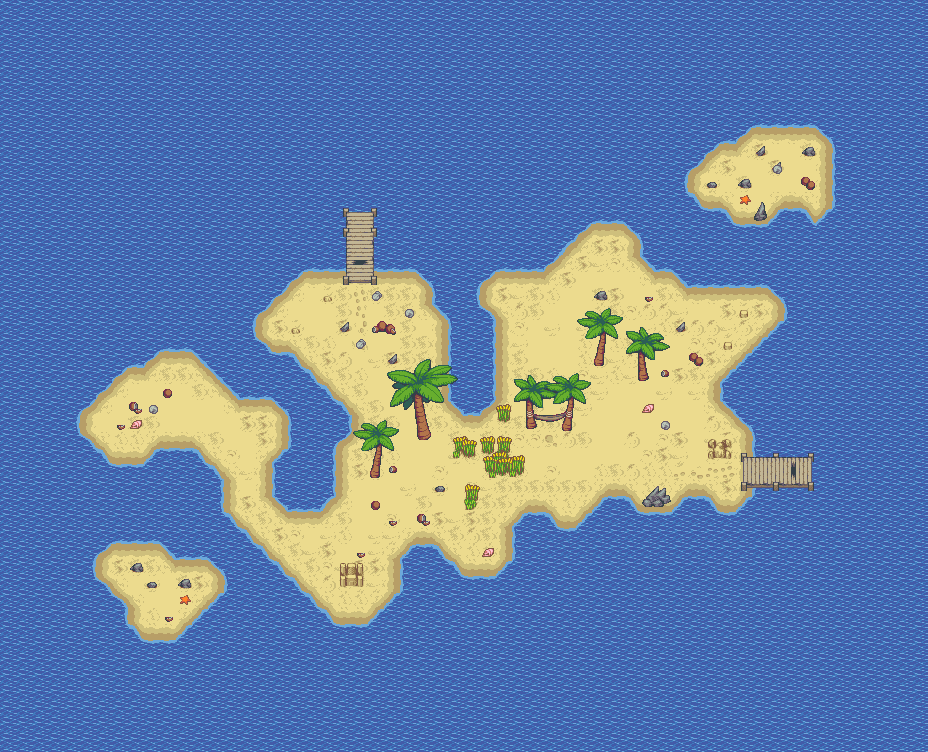

A level layout from a 2D game, rendered from its tile map. Below: a short description, then the map file with tile-grid data replaced by summaries:
An orthogonal 58x47 tile map with 16x16 px tiles, 3 tile layers (Ground, Fringe, Over) and 4 objects (start, exit, rest).

<map version="1.9" tiledversion="1.9.1" orientation="orthogonal" renderorder="right-down" width="58" height="47" tilewidth="16" tileheight="16" infinite="0" nextlayerid="5" nextobjectid="9">
 <tileset firstgid="1" source="beach_tileset.tsx" />
 <layer id="1" name="Ground" width="58" height="47">
  <data>[2726 cells, 2726 non-empty, 62 distinct tile ids]</data>
 </layer>
 <layer id="2" name="Fringe" width="58" height="47">
  <data>[2726 cells, 81 non-empty, 63 distinct tile ids]</data>
 </layer>
 <layer id="3" name="Over" width="58" height="47">
  <data>[2726 cells, 69 non-empty, 58 distinct tile ids]</data>
 </layer>
 <objectgroup id="4" name="Objects">
  <object id="1" name="Starting Point" class="start" x="794.667" y="471.667">
   <point />
  </object>
  <object id="5" name="Exit" class="exit" x="336" y="208" width="48" height="48" />
  <object id="7" name="Resting Spot" class="rest" x="528" y="416" width="48" height="16" />
  <object id="8" x="410.585" y="408.736" width="22.1938" height="20.3443" />
 </objectgroup>
</map>